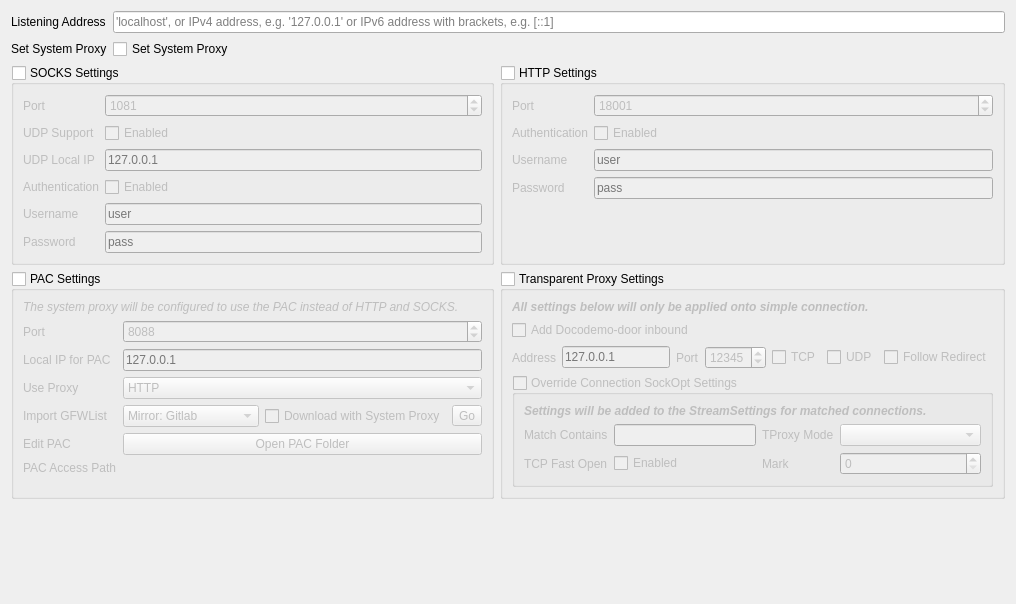
         <widget class="QWidget" name="scrollAreaWidgetContents_2">
          <property name="geometry">
           <rect>
            <x>0</x>
            <y>0</y>
            <width>1016</width>
            <height>604</height>
           </rect>
          </property>
          <layout class="QVBoxLayout" name="verticalLayout_2">
           <item>
            <layout class="QFormLayout" name="formLayout_4">
             <item row="0" column="0">
              <widget class="QLabel" name="label_22">
               <property name="text">
                <string>Listening Address</string>
               </property>
              </widget>
             </item>
             <item row="0" column="1">
              <widget class="QLineEdit" name="listenIPTxt">
               <property name="placeholderText">
                <string notr="true">'localhost', or IPv4 address, e.g. '127.0.0.1' or IPv6 address with brackets, e.g. [::1]</string>
               </property>
              </widget>
             </item>
             <item row="1" column="0">
              <widget class="QLabel" name="label_59">
               <property name="text">
                <string>Set System Proxy</string>
               </property>
              </widget>
             </item>
             <item row="1" column="1">
              <widget class="QCheckBox" name="setSysProxyCB">
               <property name="text">
                <string>Set System Proxy</string>
               </property>
              </widget>
             </item>
            </layout>
           </item>
           <item>
            <layout class="QGridLayout" name="gridLayout_11">
             <item row="0" column="1">
              <widget class="QGroupBox" name="httpGroupBox">
               <property name="title">
                <string>HTTP Settings</string>
               </property>
               <property name="checkable">
                <bool>true</bool>
               </property>
               <property name="checked">
                <bool>false</bool>
               </property>
               <layout class="QFormLayout" name="formLayout_7">
                <item row="0" column="0">
                 <widget class="QLabel" name="label_3">
                  <property name="text">
                   <string>Port</string>
                  </property>
                 </widget>
                </item>
                <item row="0" column="1">
                 <widget class="QSpinBox" name="httpPortLE">
                  <property name="minimum">
                   <number>1</number>
                  </property>
                  <property name="maximum">
                   <number>65535</number>
                  </property>
                  <property name="value">
                   <number>18001</number>
                  </property>
                 </widget>
                </item>
                <item row="1" column="0">
                 <widget class="QLabel" name="label_9">
                  <property name="text">
                   <string>Authentication</string>
                  </property>
                 </widget>
                </item>
                <item row="1" column="1">
                 <widget class="QCheckBox" name="httpAuthCB">
                  <property name="text">
                   <string>Enabled</string>
                  </property>
                 </widget>
                </item>
                <item row="2" column="0">
                 <widget class="QLabel" name="label_2">
                  <property name="text">
                   <string>Username</string>
                  </property>
                 </widget>
                </item>
                <item row="2" column="1">
                 <widget class="QLineEdit" name="httpAuthUsernameTxt">
                  <property name="placeholderText">
                   <string notr="true">user</string>
                  </property>
                 </widget>
                </item>
                <item row="3" column="0">
                 <widget class="QLabel" name="label_13">
                  <property name="text">
                   <string>Password</string>
                  </property>
                 </widget>
                </item>
                <item row="3" column="1">
                 <widget class="QLineEdit" name="httpAuthPasswordTxt">
                  <property name="placeholderText">
                   <string notr="true">pass</string>
                  </property>
                 </widget>
                </item>
               </layout>
              </widget>
             </item>
             <item row="0" column="0">
              <widget class="QGroupBox" name="socksGroupBox">
               <property name="title">
                <string>SOCKS Settings</string>
               </property>
               <property name="checkable">
                <bool>true</bool>
               </property>
               <property name="checked">
                <bool>false</bool>
               </property>
               <layout class="QFormLayout" name="formLayout_2">
                <item row="0" column="0">
                 <widget class="QLabel" name="label_4">
                  <property name="text">
                   <string>Port</string>
                  </property>
                 </widget>
                </item>
                <item row="0" column="1">
                 <widget class="QSpinBox" name="socksPortLE">
                  <property name="minimum">
                   <number>1</number>
                  </property>
                  <property name="maximum">
                   <number>65535</number>
                  </property>
                  <property name="value">
                   <number>1081</number>
                  </property>
                 </widget>
                </item>
                <item row="1" column="0">
                 <widget class="QLabel" name="label_14">
                  <property name="text">
                   <string>UDP Support</string>
                  </property>
                 </widget>
                </item>
                <item row="1" column="1">
                 <widget class="QCheckBox" name="socksUDPCB">
                  <property name="text">
                   <string>Enabled</string>
                  </property>
                 </widget>
                </item>
                <item row="2" column="0">
                 <widget class="QLabel" name="label_25">
                  <property name="text">
                   <string>UDP Local IP</string>
                  </property>
                 </widget>
                </item>
                <item row="2" column="1">
                 <widget class="QLineEdit" name="socksUDPIP">
                  <property name="placeholderText">
                   <string notr="true">127.0.0.1</string>
                  </property>
                 </widget>
                </item>
                <item row="3" column="0">
                 <widget class="QLabel" name="label_10">
                  <property name="text">
                   <string>Authentication</string>
                  </property>
                 </widget>
                </item>
                <item row="3" column="1">
                 <widget class="QCheckBox" name="socksAuthCB">
                  <property name="text">
                   <string>Enabled</string>
                  </property>
                 </widget>
                </item>
                <item row="4" column="0">
                 <widget class="QLabel" name="label_11">
                  <property name="text">
                   <string>Username</string>
                  </property>
                 </widget>
                </item>
                <item row="4" column="1">
                 <widget class="QLineEdit" name="socksAuthUsernameTxt">
                  <property name="placeholderText">
                   <string notr="true">user</string>
                  </property>
                 </widget>
                </item>
                <item row="5" column="0">
                 <widget class="QLabel" name="label_12">
                  <property name="text">
                   <string>Password</string>
                  </property>
                 </widget>
                </item>
                <item row="5" column="1">
                 <widget class="QLineEdit" name="socksAuthPasswordTxt">
                  <property name="placeholderText">
                   <string notr="true">pass</string>
                  </property>
                 </widget>
                </item>
               </layout>
              </widget>
             </item>
             <item row="1" column="1">
              <widget class="QGroupBox" name="tProxyGroupBox">
               <property name="title">
                <string>Transparent Proxy Settings</string>
               </property>
               <property name="checkable">
                <bool>true</bool>
               </property>
               <property name="checked">
                <bool>false</bool>
               </property>
               <layout class="QVBoxLayout" name="verticalLayout_11" stretch="0,0,0,1">
                <item>
                 <widget class="QLabel" name="label_72">
                  <property name="font">
                   <font>
                    <weight>75</weight>
                    <italic>true</italic>
                    <bold>true</bold>
                   </font>
                  </property>
                  <property name="text">
                   <string>All settings below will only be applied onto simple connection.</string>
                  </property>
                 </widget>
                </item>
                <item>
                 <widget class="QCheckBox" name="checkBox">
                  <property name="text">
                   <string>Add Docodemo-door inbound</string>
                  </property>
                 </widget>
                </item>
                <item>
                 <layout class="QHBoxLayout" name="horizontalLayout">
                  <item>
                   <widget class="QLabel" name="label_73">
                    <property name="text">
                     <string>Address</string>
                    </property>
                   </widget>
                  </item>
                  <item>
                   <widget class="QLineEdit" name="lineEdit">
                    <property name="placeholderText">
                     <string>127.0.0.1</string>
                    </property>
                   </widget>
                  </item>
                  <item>
                   <widget class="QLabel" name="label_77">
                    <property name="text">
                     <string>Port</string>
                    </property>
                   </widget>
                  </item>
                  <item>
                   <widget class="QSpinBox" name="spinBox">
                    <property name="minimum">
                     <number>1</number>
                    </property>
                    <property name="maximum">
                     <number>65535</number>
                    </property>
                    <property name="value">
                     <number>12345</number>
                    </property>
                   </widget>
                  </item>
                  <item>
                   <widget class="QCheckBox" name="checkBox_2">
                    <property name="text">
                     <string>TCP</string>
                    </property>
                   </widget>
                  </item>
                  <item>
                   <widget class="QCheckBox" name="checkBox_3">
                    <property name="text">
                     <string>UDP</string>
                    </property>
                   </widget>
                  </item>
                  <item>
                   <widget class="QCheckBox" name="checkBox_4">
                    <property name="text">
                     <string>Follow Redirect</string>
                    </property>
                   </widget>
                  </item>
                 </layout>
                </item>
                <item>
                 <widget class="QGroupBox" name="groupBox_2">
                  <property name="title">
                   <string>Override Connection SockOpt Settings</string>
                  </property>
                  <property name="checkable">
                   <bool>true</bool>
                  </property>
                  <property name="checked">
                   <bool>false</bool>
                  </property>
                  <layout class="QGridLayout" name="gridLayout_12" columnstretch="0,1,0,1">
                   <item row="2" column="1">
                    <widget class="QCheckBox" name="checkBox_5">
                     <property name="text">
                      <string>Enabled</string>
                     </property>
                    </widget>
                   </item>
                   <item row="2" column="0">
                    <widget class="QLabel" name="label_76">
                     <property name="text">
                      <string>TCP Fast Open</string>
                     </property>
                    </widget>
                   </item>
                   <item row="2" column="2">
                    <widget class="QLabel" name="label_75">
                     <property name="text">
                      <string>Mark</string>
                     </property>
                    </widget>
                   </item>
                   <item row="1" column="0">
                    <widget class="QLabel" name="label_71">
                     <property name="text">
                      <string>Match Contains</string>
                     </property>
                    </widget>
                   </item>
                   <item row="2" column="3">
                    <widget class="QSpinBox" name="spinBox_2"/>
                   </item>
                   <item row="1" column="2">
                    <widget class="QLabel" name="label_78">
                     <property name="text">
                      <string>TProxy Mode</string>
                     </property>
                    </widget>
                   </item>
                   <item row="1" column="3">
                    <widget class="QComboBox" name="comboBox_2"/>
                   </item>
                   <item row="0" column="0" colspan="4">
                    <widget class="QLabel" name="label_79">
                     <property name="font">
                      <font>
                       <weight>75</weight>
                       <italic>true</italic>
                       <bold>true</bold>
                      </font>
                     </property>
                     <property name="text">
                      <string>Settings will be added to the StreamSettings for matched connections.</string>
                     </property>
                    </widget>
                   </item>
                   <item row="1" column="1">
                    <widget class="QLineEdit" name="lineEdit_2"/>
                   </item>
                  </layout>
                 </widget>
                </item>
               </layout>
              </widget>
             </item>
             <item row="1" column="0">
              <widget class="QGroupBox" name="pacGroupBox">
               <property name="contextMenuPolicy">
                <enum>Qt::PreventContextMenu</enum>
               </property>
               <property name="title">
                <string>PAC Settings</string>
               </property>
               <property name="checkable">
                <bool>true</bool>
               </property>
               <property name="checked">
                <bool>false</bool>
               </property>
               <layout class="QFormLayout" name="formLayout_11">
                <item row="0" column="0" colspan="2">
                 <widget class="QLabel" name="label_74">
                  <property name="font">
                   <font>
                    <italic>true</italic>
                   </font>
                  </property>
                  <property name="text">
                   <string>The system proxy will be configured to use the PAC instead of HTTP and SOCKS.</string>
                  </property>
                 </widget>
                </item>
                <item row="1" column="0">
                 <widget class="QLabel" name="label_57">
                  <property name="text">
                   <string>Port</string>
                  </property>
                 </widget>
                </item>
                <item row="1" column="1">
                 <widget class="QSpinBox" name="pacPortSB">
                  <property name="minimum">
                   <number>1</number>
                  </property>
                  <property name="maximum">
                   <number>65535</number>
                  </property>
                  <property name="value">
                   <number>8088</number>
                  </property>
                 </widget>
                </item>
                <item row="2" column="0">
                 <widget class="QLabel" name="label_56">
                  <property name="text">
                   <string>Local IP for PAC</string>
                  </property>
                 </widget>
                </item>
                <item row="2" column="1">
                 <widget class="QLineEdit" name="pacProxyTxt">
                  <property name="placeholderText">
                   <string>127.0.0.1</string>
                  </property>
                 </widget>
                </item>
                <item row="3" column="0">
                 <widget class="QLabel" name="label_63">
                  <property name="text">
                   <string>Use Proxy</string>
                  </property>
                 </widget>
                </item>
                <item row="3" column="1">
                 <widget class="QComboBox" name="pacProxyCB">
                  <item>
                   <property name="text">
                    <string>HTTP</string>
                   </property>
                  </item>
                  <item>
                   <property name="text">
                    <string>SOCKS</string>
                   </property>
                  </item>
                 </widget>
                </item>
                <item row="4" column="0">
                 <widget class="QLabel" name="label_58">
                  <property name="text">
                   <string>Import GFWList</string>
                  </property>
                 </widget>
                </item>
                <item row="4" column="1">
                 <layout class="QHBoxLayout" name="horizontalLayout_2">
                  <item>
                   <widget class="QComboBox" name="gfwListCB">
                    <item>
                     <property name="text">
                      <string>Mirror: Gitlab</string>
                     </property>
                    </item>
                    <item>
                     <property name="text">
                      <string>Github</string>
                     </property>
                    </item>
                    <item>
                     <property name="text">
                      <string>Mirror: Pagure</string>
                     </property>
                    </item>
                    <item>
                     <property name="text">
                      <string>Mirror: Repo.or.cz</string>
                     </property>
                    </item>
                    <item>
                     <property name="text">
                      <string>Mirror: Bitbucket</string>
                     </property>
                    </item>
                    <item>
                     <property name="text">
                      <string>Mirror: TuxFamily</string>
                     </property>
                    </item>
                    <item>
                     <property name="text">
                      <string>GFWList File</string>
                     </property>
                    </item>
                   </widget>
                  </item>
                  <item>
                   <widget class="QCheckBox" name="getGFWListWithProxyCB">
                    <property name="text">
                     <string>Download with System Proxy</string>
                    </property>
                   </widget>
                  </item>
                  <item>
                   <widget class="QToolButton" name="pacGoBtn">
                    <property name="text">
                     <string>Go</string>
                    </property>
                   </widget>
                  </item>
                 </layout>
                </item>
                <item row="5" column="0">
                 <widget class="QLabel" name="label_62">
                  <property name="text">
                   <string>Edit PAC</string>
                  </property>
                 </widget>
                </item>
                <item row="5" column="1">
                 <widget class="QPushButton" name="pushButton">
                  <property name="text">
                   <string>Open PAC Folder</string>
                  </property>
                 </widget>
                </item>
                <item row="6" column="0">
                 <widget class="QLabel" name="label_66">
                  <property name="text">
                   <string>PAC Access Path</string>
                  </property>
                 </widget>
                </item>
                <item row="6" column="1">
                 <widget class="QLabel" name="pacListenAddrLabel">
                  <property name="cursor">
                   <cursorShape>IBeamCursor</cursorShape>
                  </property>
                  <property name="text">
                   <string/>
                  </property>
                  <property name="textInteractionFlags">
                   <set>Qt::LinksAccessibleByMouse|Qt::TextSelectableByKeyboard|Qt::TextSelectableByMouse</set>
                  </property>
                 </widget>
                </item>
               </layout>
              </widget>
             </item>
            </layout>
           </item>
           <item>
            <spacer name="verticalSpacer_10">
             <property name="orientation">
              <enum>Qt::Vertical</enum>
             </property>
             <property name="sizeHint" stdset="0">
              <size>
               <width>20</width>
               <height>40</height>
              </size>
             </property>
            </spacer>
           </item>
          </layout>
         </widget>
